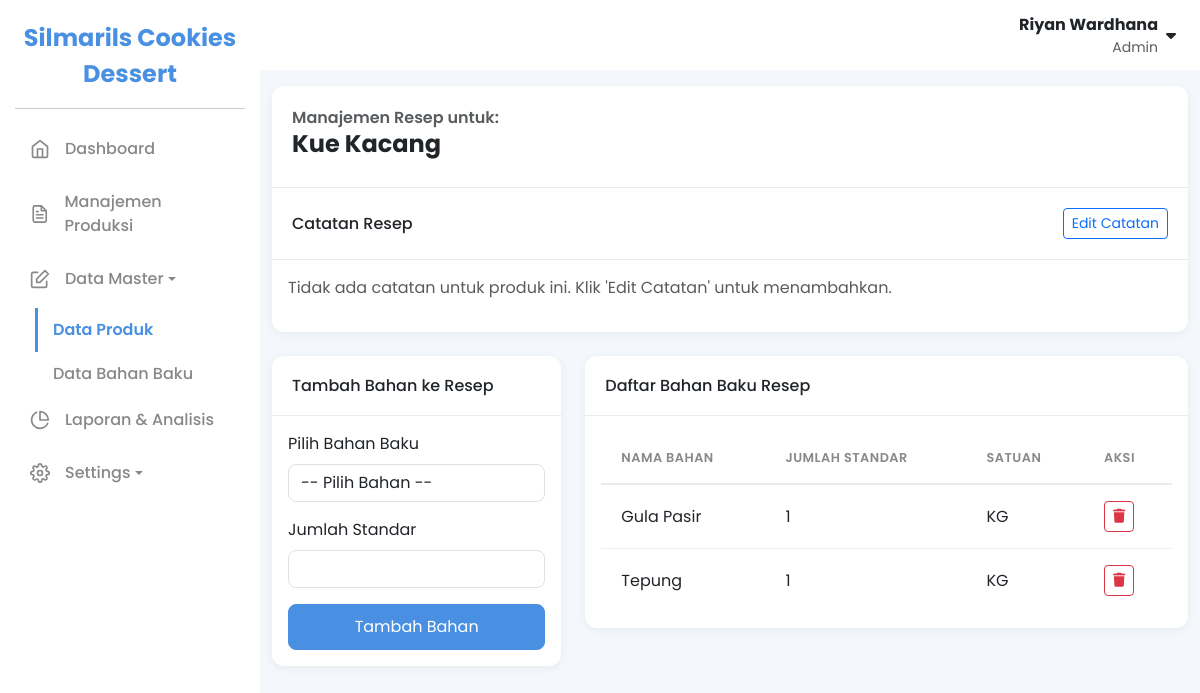
Page /index.php?page=resep&id_produk=2 (signed in) on the committed database.
### tables this page shows
CREATE TABLE `produk` (
  `id_produk` int NOT NULL,
  `nama_produk` varchar(100) NOT NULL,
  `catatan` text,
  `foto_produk` varchar(255) DEFAULT NULL
);

CREATE TABLE `resep` (
  `id_resep` int NOT NULL,
  `id_produk` int NOT NULL,
  `id_bahan_baku` int NOT NULL,
  `jumlah_standar` varchar(20) NOT NULL
);

CREATE TABLE `bahan_baku` (
  `id_bahan_baku` int NOT NULL,
  `nama_bahan` varchar(100) NOT NULL,
  `satuan` varchar(20) NOT NULL,
  `harga_beli` decimal(10,2) DEFAULT '0.00'
);

### core/functions.php (called while the page is built, shortened)
<?php
function base_url($path = '')
{
            $protocol = isset($_SERVER['HTTPS']) && $_SERVER['HTTPS'] === 'on' ? "https" : "http";
            $host = $_SERVER['HTTP_HOST'];
            $script_name = str_replace('\\', '/', dirname($_SERVER['SCRIPT_NAME']));
            $project_root = rtrim($script_name, '/');
            $url = "$protocol://$host" . rtrim($project_root, '/') . '/' . ltrim($path, '/');
            return $url;
}

### pages/resep.php (the view, shortened to what this page needs)
<?php
$id_produk = $_GET['id_produk'];
$stmt_produk = $pdo->prepare("SELECT nama_produk, catatan FROM produk WHERE id_produk = ?");
$stmt_produk->execute([$id_produk]);
$produk = $stmt_produk->fetch(PDO::FETCH_ASSOC);
$stmt_resep = $pdo->prepare("SELECT r.id_resep, bb.nama_bahan, r.jumlah_standar, bb.satuan FROM resep r JOIN bahan_baku bb ON r.id_bahan_baku = bb.id_bahan_baku WHERE r.id_produk = ?");
$stmt_resep->execute([$id_produk]);
$resep_produk = $stmt_resep->fetchAll(PDO::FETCH_ASSOC);
?>
<div class="container-fluid py-3">
    <div class="card mb-4">
        <div class="card-header mb-0">
            <p class="text-muted mb-0">Manajemen Resep untuk:</p>
            <h4 class="fw-bold"><?php echo htmlspecialchars($produk['nama_produk']); ?></h4>
        </div>
        <div class="card-header d-flex justify-content-between align-items-center">
            <h6 class="m-0">Catatan Resep</h6>
            <button id="editCatatanBtn" class="btn btn-sm btn-outline-primary">Edit Catatan</button>
        </div>
        <div class="card-body">
            <div id="catatanDisplay">
                <?php if (!empty($produk['catatan'])): ?>
                    <p style="white-space: pre-wrap;"><?php echo htmlspecialchars($produk['catatan']); ?></p>
                <?php else: ?>
                    <p class="text-muted">Tidak ada catatan untuk produk ini. Klik 'Edit Catatan' untuk menambahkan.</p>
                <?php endif; ?>
            </div>
        </div>
    </div>
    <div class="row">
        <div class="col-lg-4">
            <div class="card">
                <div class="card-header">
                    <h6 class="m-0">Tambah Bahan ke Resep</h6>
                </div>
                <div class="card-body">
                    <form method="POST">
                        <div class="mb-3"><label for="id_bahan_baku" class="form-label">Pilih Bahan Baku</label><select class="form-control" id="id_bahan_baku" name="id_bahan_baku" required>
                                <option value="">-- Pilih Bahan --</option>
                            </select></div>
                        <div class="mb-3"><label for="jumlah_standar" class="form-label">Jumlah Standar</label><input type="number" step="0.001" class="form-control" id="jumlah_standar" name="jumlah_standar" required></div>
                        <button type="submit" name="tambah_bahan" class="btn btn-primary w-100">Tambah Bahan</button>
                    </form>
                </div>
            </div>
        </div>
        <div class="col-lg-8">
            <div class="card">
                <div class="card-header">
                    <h6 class="m-0">Daftar Bahan Baku Resep</h6>
                </div>
                <div class="card-body">
                    <div class="table-responsive">
                        <table class="table-modern">
                            <thead>
                                <tr>
                                    <th>Nama Bahan</th>
                                    <th>Jumlah Standar</th>
                                    <th>Satuan</th>
                                    <th>Aksi</th>
                                </tr>
                            </thead>
                            <tbody>
                                <?php if (empty($resep_produk)): ?>
                                    <tr>
                                        <td colspan="4" class="text-center bg-light p-5">Resep masih kosong.</td>
                                    </tr>
                                <?php else: ?>
                                    <?php foreach ($resep_produk as $item): ?>
                                        <tr>
                                            <td><?php echo htmlspecialchars($item['nama_bahan']); ?></td>
                                            <td><?php echo htmlspecialchars($item['jumlah_standar']); ?></td>
                                            <td><?php echo htmlspecialchars($item['satuan']); ?></td>
                                            <td><a href="<?php echo base_url('index.php?page=resep_hapus&id_resep=' . $item['id_resep'] . '&id_produk=' . $id_produk); ?>" class="btn btn-outline-danger btn-sm" onclick="return confirm('Yakin?');"><i class="fa-solid fa-trash"></i></a></td>
                                        </tr>
                                    <?php endforeach; ?>
                                <?php endif; ?>
                            </tbody>
                        </table>
                    </div>
                </div>
            </div>
        </div>
    </div>
</div>

### assets/css/style.css (style rules this page uses)
:root { --primary-color: #4a90e2; --sidebar-bg: #ffffff; --body-bg: #f4f7fc; --card-bg: #ffffff; --text-color: #333333; --text-muted: #888888; --sidebar-width: 260px; --border-radius: 12px; --shadow: 0 4px 20px rgba(0, 0, 0, 0.05); --shadow: 0 2px 10px rgba(0, 0, 0, 0.06); }
body { background-color: var(--body-bg); font-family: "Poppins", sans-serif; color: var(--text-color); }
.card { border: none; border-radius: var(--border-radius); box-shadow: var(--shadow); margin-bottom: 1.5rem; }
.card-header { background-color: transparent; border-bottom: 1px solid #eaeaea; padding: 1.25rem; font-weight: 600; }
.btn-primary { background-color: var(--primary-color); border-color: var(--primary-color); border-radius: 8px; padding: 10px 20px; }
.form-control { border-radius: 8px; }
.table-modern { width: 100%; }
.table-modern thead th { border: none; border-bottom: 2px solid #eaeaea; text-transform: uppercase; color: var(--text-muted); font-size: 0.8rem; font-weight: 600; letter-spacing: 0.5px; padding: 1rem 1.25rem; text-align: left; }
.table-modern tbody td { border: none; border-bottom: 1px solid #f0f0f0; padding: 1rem 1.25rem; vertical-align: middle; }
.table-modern tbody tr:last-child td { border-bottom: none; }

### rows in the picture
produk: nama_produk "Kue Kacang"
resep: id_bahan_baku.nama_bahan "Gula Pasir", jumlah_standar "1", id_bahan_baku.satuan "KG"
resep: id_bahan_baku.nama_bahan "Tepung", jumlah_standar "1", id_bahan_baku.satuan "KG"

### other values in the picture
$settings['nama_website'] "Silmarils Cookies Dessert"
$_SESSION['nama_lengkap'] "Riyan Wardhana"
$_SESSION['role'] "Admin"
